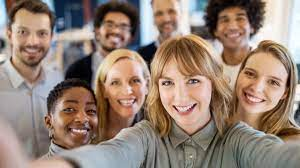
#> input picture people.jpeg, 300 x 168 px
$ python AI6.py
#> lines starting #> are read from the running program, lines starting #| are printed output that depends on the picture; after the words box and inside, x2 and y2 are one past the last pixel; in counts of white or black regions, pixels touching at a corner belong together
# Recognize faces from the image -------

import cv2
import numpy as np
import matplotlib.pyplot as plt

# Read the image, convert it into a gray image, and show it
image=cv2.imread('people.jpeg')
#> image is the input picture: shape (168, 300, 3); mean B, G, R 117.3, 129.9, 149.5
gray = cv2.cvtColor(image, cv2.COLOR_BGR2GRAY)
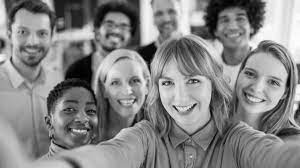
#> gray: shape (168, 300); min 0, max 254, mean 134.3
plt.imshow(gray,cmap='gray'),plt.show()

# Convert image to RGB image
def convertToRGB(image):
  return cv2.cvtColor(image,cv2.COLOR_BGR2RGB)

# Call the facial recognition database
face = cv2.CascadeClassifier('haarcascade_frontalface_alt2.xml')

# Detect faces in the frame
face_coo = face.detectMultiScale(gray, scaleFactor = 1.2, minNeighbors = 5)
#> face_coo = [[213, 4, 41, 41], [7, 13, 51, 51], [101, 63, 51, 51]]
print('Faces found :',len(face_coo))
#| Faces found : 3

for(x_face,y_face,w_face,h_face) in face_coo:
  cv2.rectangle(image,(x_face,y_face),(x_face+w_face,y_face+w_face),(0,255,0),10) # Draw a rectangle on faces
#> this loop made 3 passes
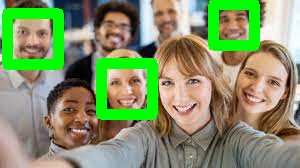
#> image: shape (168, 300, 3); 12.16% of pixels changed, all inside (x1, y1, x2, y2) = (2, 0, 260, 120)

plt.imshow(convertToRGB(image)),plt.show()

$ run again, with cat.jpg copied over people.jpeg
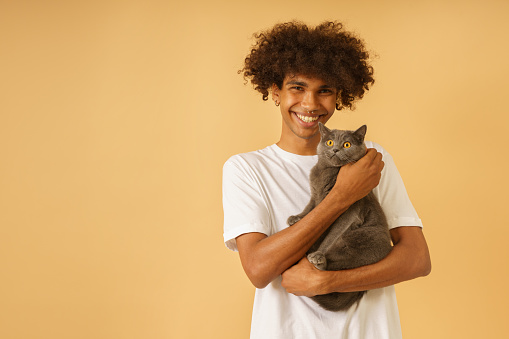
#> input picture cat.jpg, 509 x 339 px
#> image is the input picture: shape (339, 509, 3); mean B, G, R 110.2, 169.8, 214.2
#> `gray = cv2.cvtColor(image, cv2.COLOR_BGR2GRAY)`:
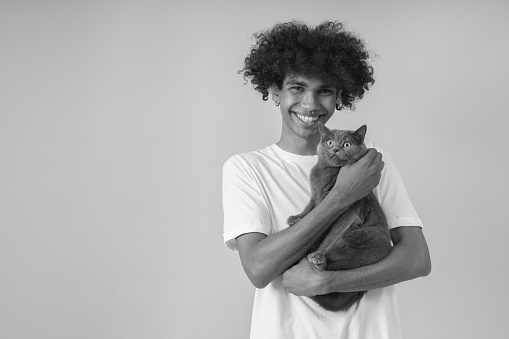
#> gray: shape (339, 509); min 0, max 255, mean 176.3
#> face_coo = [[278, 66, 64, 64]]
#| Faces found : 1
#> the loop `for(x_face,y_face,w_face,h_face) in face_coo:` made 1 pass
#> after the loop `for(x_face,y_face,w_face,h_face) in face_coo:`:
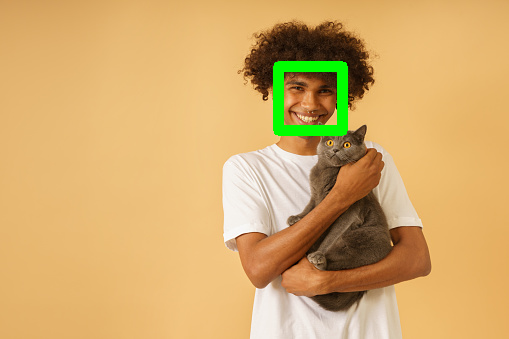
#> image: shape (339, 509, 3); 1.61% of pixels changed, all inside (x1, y1, x2, y2) = (273, 61, 348, 136)
